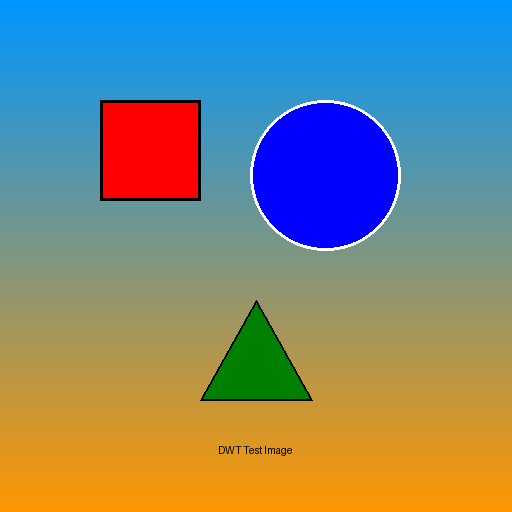
#> input picture python_scripts/test_images/test_sample.png, 512 x 512 px
$ python visualize_dwt.py test_images/test_sample.png
#> lines starting #> are read from the running program, lines starting #| are printed output that depends on the picture
"""
DWT Visualizer
This script decomposes an image using DWT and returns the 4 sub-levels as base64 images
"""

import sys
import os
import numpy as np
import pywt
from PIL import Image
import json
import base64
import io


def normalize_for_display(coeffs):
    """
    Normalize DWT coefficients for display as images
    Maps values to 0-255 range
    """
    # Normalize to 0-255 range
    coeffs_min = np.min(coeffs)
    coeffs_max = np.max(coeffs)

    if coeffs_max - coeffs_min > 0:
        normalized = ((coeffs - coeffs_min) / (coeffs_max - coeffs_min)) * 255
    else:
        normalized = np.zeros_like(coeffs)

    return normalized.astype(np.uint8)


def array_to_base64(array):
    """
    Convert numpy array to base64 encoded PNG
    """
    img = Image.fromarray(array)
    buffer = io.BytesIO()
    img.save(buffer, format='PNG')
    buffer.seek(0)
    img_base64 = base64.b64encode(buffer.read()).decode('utf-8')
    return img_base64


def visualize_dwt(image_path):
    """
    Perform DWT decomposition and return all 4 sub-levels as base64 images

    Args:
        image_path: Path to the input image

    Returns:
        dict: Result with base64 encoded images for each sub-level
    """
#> called with image_path = 'test_images/test_sample.png'
    try:
        # Load image
        img = Image.open(image_path)
#> img is the input picture: PIL image 512x512 RGB; mean R, G, B 123.9, 134.4, 125.5

        # Convert to grayscale for clearer visualization
        img_gray = img.convert('L')
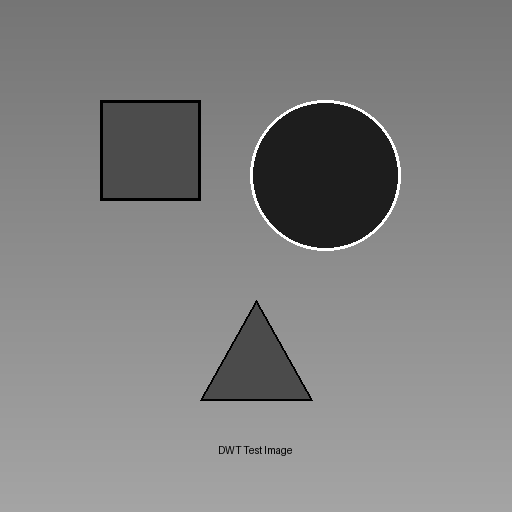
#> img_gray: PIL image 512x512 L; min 0, max 255, mean 130.2
        img_array = np.array(img_gray, dtype=np.float64)

        # Apply 2D DWT
        coeffs2 = pywt.dwt2(img_array, 'haar')
        LL, (LH, HL, HH) = coeffs2
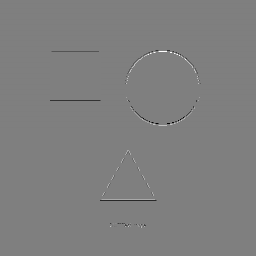
#> LH: shape (256, 256) float64; min -226, max 226, mean -0.3; drawn with min black and max white

        # Normalize each sub-level for visualization
        ll_normalized = normalize_for_display(LL)
#> in normalize_for_display, `coeffs_min = np.min(coeffs)`: coeffs_min = 0
#> in normalize_for_display, `coeffs_max = np.max(coeffs)`: coeffs_max = 510
        lh_normalized = normalize_for_display(LH)
        hl_normalized = normalize_for_display(HL)
        hh_normalized = normalize_for_display(HH)

        # Convert to base64
        ll_base64 = array_to_base64(ll_normalized)
        lh_base64 = array_to_base64(lh_normalized)
        hl_base64 = array_to_base64(hl_normalized)
        hh_base64 = array_to_base64(hh_normalized)

        return {
            'success': True,
            'message': 'DWT decomposition successful',
            'll_base64': ll_base64,
            'lh_base64': lh_base64,
            'hl_base64': hl_base64,
            'hh_base64': hh_base64,
            'shapes': {
                'll': list(LL.shape),
                'lh': list(LH.shape),
                'hl': list(HL.shape),
                'hh': list(HH.shape),
            }
        }

    except Exception as e:
        return {
            'success': False,
            'message': f'Error performing DWT decomposition: {str(e)}'
        }


if __name__ == "__main__":
    if len(sys.argv) < 2:
        print(json.dumps({
            'success': False,
            'message': 'Usage: python visualize_dwt.py <image_path>'
        }))
        sys.exit(1)

    image_path = sys.argv[1]

    result = visualize_dwt(image_path)
#> result = 7 items
    print(json.dumps(result))
#> (printed output is left out)
